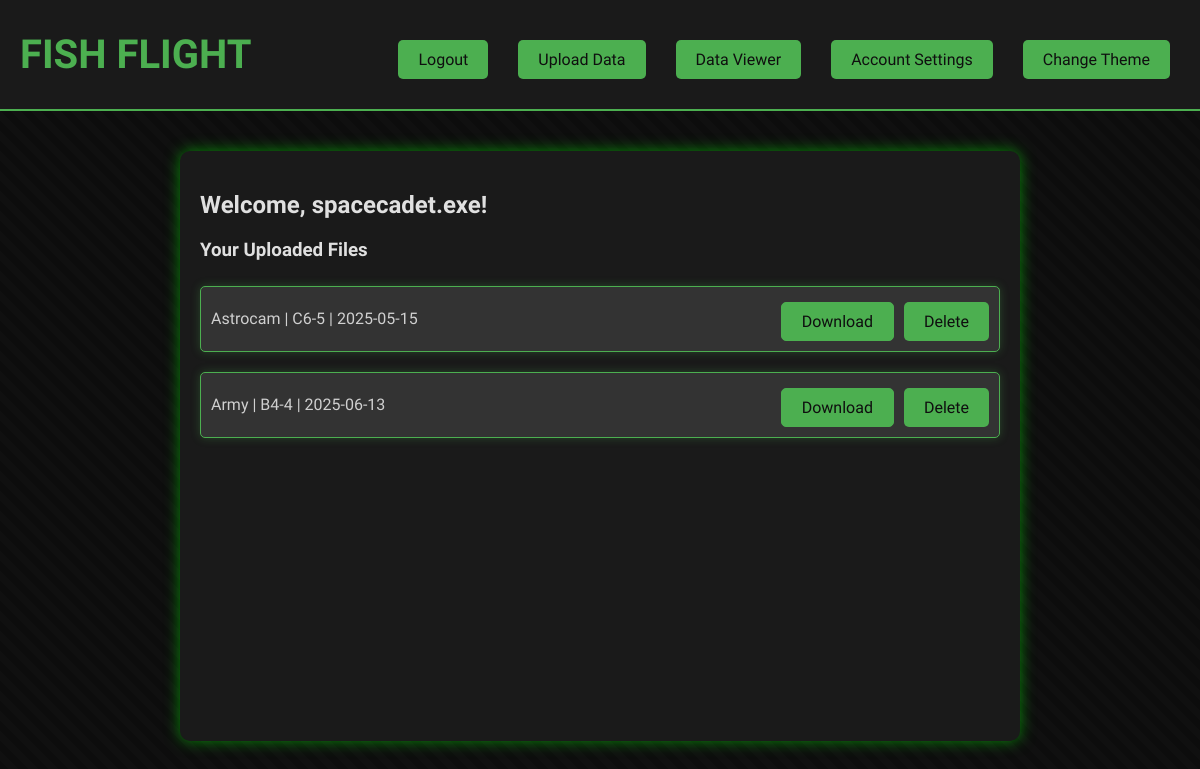
/dashboard (signed in), run on the app's committed database.
### setup_db.py (models this page shows)
class CSVFile(Base):
    __tablename__ = 'csv_files'
    id = Column(Integer, primary_key=True)
    filename = Column(String, nullable=False)
    title = Column(String, nullable=False)
    launch_date = Column(String)  # You can use Date if you want stricter typing
    engine_class = Column(String)
    user_id = Column(Integer, ForeignKey('users.id'))
    upload_time = Column(DateTime, default=datetime.utcnow)
    user = relationship("User", backref="csv_files")

### app.py (the view)
@app.route('/dashboard')# Define the dashboard route
def dashboard():
    if "user_id" not in flask_session:# Check if the user is logged in
        flash("You need to login first", "warning")
        return redirect(url_for('index'))  # Redirect to the index page if the user is not logged in
    if 'first_login' in flask_session and flask_session['first_login']:# Check if it's the first time visiting the dashboard after login or logout
        flash("Welcome back, {}!".format(flask_session["username"]), "info")
        flask_session['first_login'] = False  # Set 'first_login' to False after showing the message
    user_id = flask_session["user_id"]# Get the current user's ID from the session
    files = db_session.query(CSVFile).filter_by(user_id=user_id).all()# Query the database for files uploaded by the current user
    return render_template('dashboard.html', user_id=flask_session["user_id"], username=flask_session["username"], files=files)# Render the dashboard page and store the current user's id and username in the session

### templates/dashboard.html (shortened to what this page needs)
<!DOCTYPE html>
<html lang="en">
<head>
    <link rel="stylesheet" href="{{ url_for('static', filename='css/' + (session.get('theme') or 'halo.css')) }}">
</head>
<body>
    <header>
        <h1><a href="{{ url_for('dashboard') }}">Fish Flight</a></h1>
        <div class="header-buttons">
            <a href="{{ url_for('logout') }}" class="button">Logout</a>
            <a href="{{ url_for('upload') }}" class="button">Upload Data</a>
            <a href="{{ url_for('visualiser') }}" class="button">Data Viewer</a>
            <a href="{{ url_for('account_settings') }}" class="button">Account Settings</a>
            <div class="dropdown" style="position: relative;">
                <a class="button" onclick="toggleThemeMenu()">Change Theme</a>
            </div>
        </div>
    </header>
    <main>
        <div class="content-box">
            <h2>Welcome, {{ username }}!</h2>
            {% if files %}
            <h3>Your Uploaded Files</h3>
            <ul class="file-actions">
                {% for file in files %}
                <li>{{ file.title }} | {{ file.engine_class }} | {{ file.upload_time.strftime('%Y-%m-%d') }}
                    <div class="file-buttons">
                        <a href="{{ url_for('download_file', file_id=file.id) }}" class="file-button">Download</a>
                        <form action="{{ url_for('delete_file', file_id=file.id) }}" method="POST" style="display:inline;">
                            <button type="submit" class="file-button">Delete</button>
                        </form>
                    </div>
                </li>
                {% endfor %}
            </ul>
            {% else %}
            <p>You haven't uploaded any files yet.</p>
            {% endif %}
        </div>
    </main>
</body>
</html>

### static/css/halo.css (style rules this page uses)
body { font-family: 'Oxanium', sans-serif; background-color: #0d0d0d; color: #e0e0e0; margin: 0; padding: 0; background-image: linear-gradient(45deg, rgba(15, 15, 15, 0.8) 25%, transparent 25%, transparent 50%, rgba(15, 15, 15, 0.8) 50%, rgba(15, 15, 15, 0.8) 75%, transparent 75%, transparent), linear-gradient(45deg, rgba(26, 26, 26, 0.6) 25%, transparent 25%, transparent 50%, rgba(26, 26, 26, 0.6) 50%, rgba(26, 26, 26, 0.6) 75%, transparent 75%, transparent); background-size: 40px 40px; background-size: 20px 20px, 20px 20px, 100px 100px, 100px 100px; background-position: 0 0, 10px 10px, 0 0, 50px 50px; }
header { background-color: #1a1a1a; padding: 20px; text-align: center; border-bottom: 2px solid #4caf50; display: flex; animation: slideFadeIn 0.6s ease-out forwards; }
header h1 { color: #4caf50; margin: 0; font-size: 2.5rem; text-transform: uppercase; animation: flicker 3s infinite; align-self: center; }
.header-buttons { margin-top: 10px; margin-left: auto; display: flex; gap: 10px; animation: slideFadeIn 0.8s ease-out forwards; }
.button { background-color: #4caf50; color: #0f0f0f; border: none; padding: 10px 20px; margin: 10px; font-size: 1rem; cursor: pointer; border-radius: 5px; transition: background-color 0.3s ease; position: relative; font-family: 'Oxanium', sans-serif; display: block; text-align: center; }
main { padding: 20px; }
.content-box { background-color: #1a1a1a; padding: 20px; border-radius: 10px; box-shadow: 0 0 15px rgba(0, 255, 0, 0.5); max-width: 800px; height: 550px; margin: 20px auto; animation: slideFadeIn 0.9s ease-out forwards, flicker 3s infinite; overflow: auto; }
.content-box ul { list-style-type: none; padding: 0; }
.content-box ul li { background-color: #333333; margin: 5px 0; padding: 10px; border-radius: 5px; color: #d0d0d0; }
a { color: #4caf50; text-decoration: none; transition: color 0.3s ease; }
.dropdown { display: flex; align-items: center; position: relative; flex-direction: column; width: fit-content; animation: slideFadeIn 1s ease-out forwards; }
.content-box form { display: flex; flex-direction: column; gap: 15px; }
.content-box form button { background-color: #4caf50; color: #0f0f0f; border: none; padding: 10px 20px; font-size: 1rem; cursor: pointer; border-radius: 5px; transition: background-color 0.3s ease; font-family: 'Oxanium', sans-serif; text-align: center; }
.file-actions { padding: 0; margin: 20px 0; list-style-type: none; display: flex; flex-direction: column; gap: 10px; }
.file-actions li { background-color: #222; border: 1px solid #4caf50; border-radius: 5px; padding: 10px; display: flex; justify-content: space-between; align-items: center; animation: slideFadeIn 0.6s ease-out forwards; box-shadow: 0 0 10px rgba(76, 175, 80, 0.3); }
.file-actions form { display: inline; }
.file-buttons { display: flex; gap: 10px; margin-top: 5px; }
.file-button { display: inline-flex; align-items: center; justify-content: center; padding: 0; background-color: #4caf50; cursor: pointer; border: 1px solid #4caf50; border-radius: 5px; color: #0f0f0f; }
a.file-button { padding-left: 20px; padding-right: 20px; }

### data on the page
CSVFile: title "Astrocam", engine_class "C6-5", upload_time "2025-05-15"
CSVFile: title "Army", engine_class "B4-4", upload_time "2025-06-13"

### other printed values
{{ username }} "spacecadet.exe"
